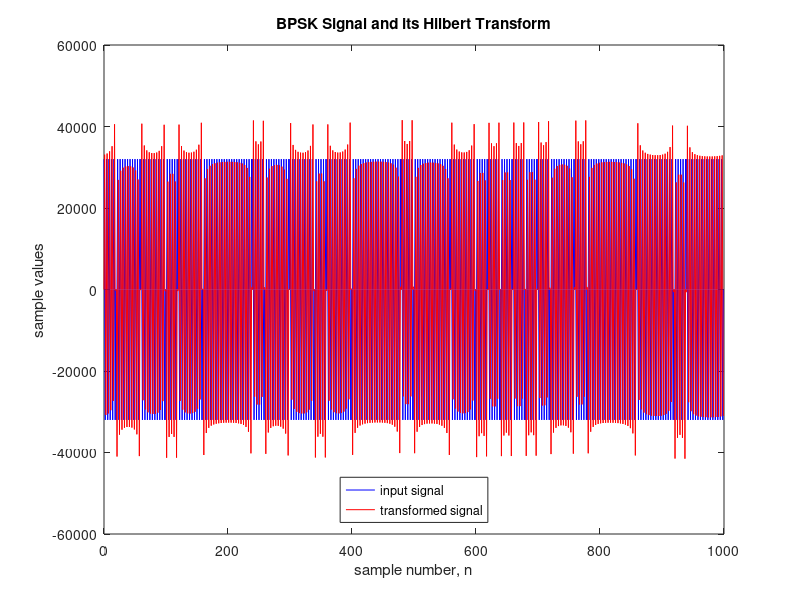
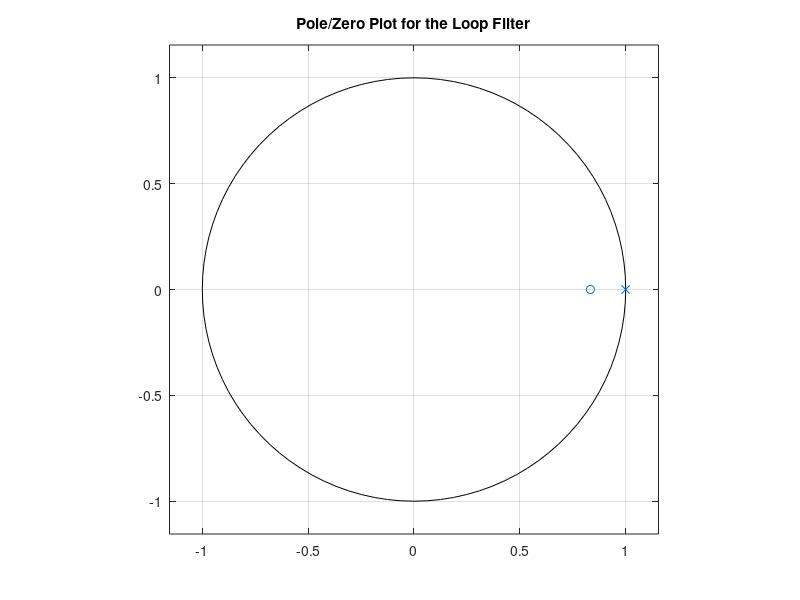
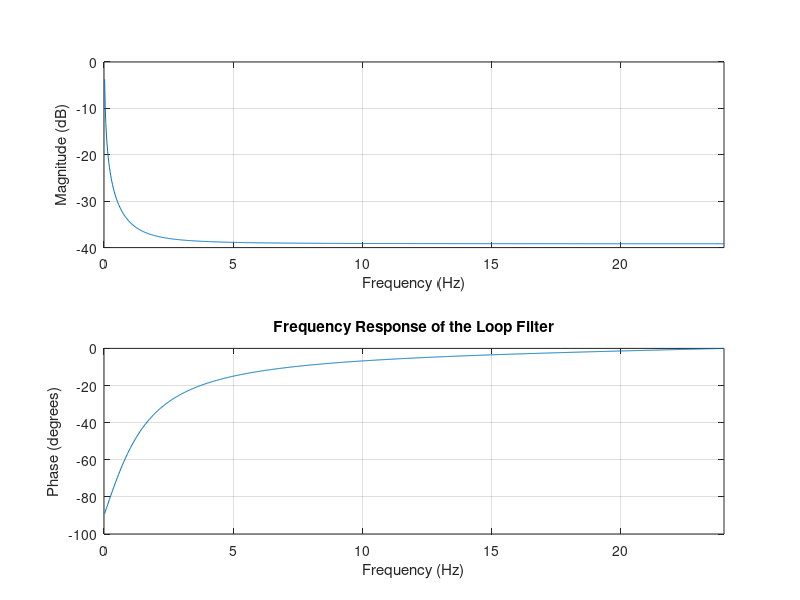
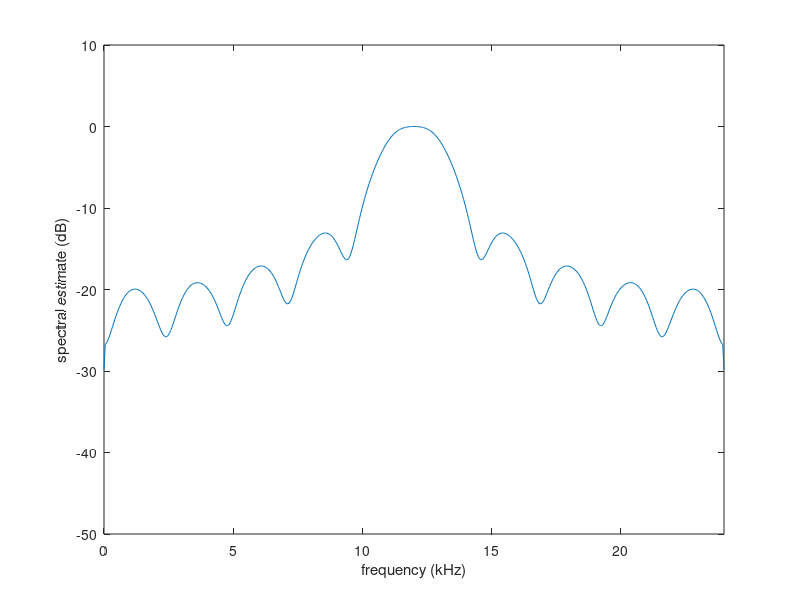

These figures' MATLAB source, in order:
%  Simulation of a BPSK modulator and its coherent recovery
%
%  Implementation of a second-order Costas loop based 
%  on Figure 6.3, page 77 of Steven A. Tretter's
%
%  "Communication System Design Using DSP Algorithms"
%  copyright 1995, Plenum Press
%
%  written by Dr. Thad B. Welch, PE {t.b.welch@ieee.org}
%  copyright 2002, 2003, 2016
%
%  28  March 2002 - revision 1.0 ... initial implementation
%  23 August 2003 - revision 1.1 ... more realistic
%  27 May 2016 - revision 1.2 ... pwelch command replace psd

%  input terms
Fmsg = 12000;   % carrier frequency of the BPSK transmitter (Hz)
VCOrestFrequencyError = 200*randn(1);   % VCO's error (Hz)
VCOphaseError = 2*pi*rand(1);           % VCO's error (radians)
Fs = 48000;                             % sample frequency (Hz)
N = 1000;                               % samples in the simulation
samplesPerBit = 20;                     % sample per data bit
dataRate = Fs/samplesPerBit;            % data rate (bits/second)
beta = 0.002;                           % loop filter parameter "beta"
alpha = 0.01;                           % loop filter parameter "alpha"
noiseVariance = 0.0001;                 % noise variance
Nfft = 1024;                            % number of samples in an FFT
amplitude = 32000;                      % ADC scale factor
scaleFactor = 1/32768/32768;            % feedback loop scale factor

%  input term initializations
phaseDetectorOutput = zeros(1, N+1);
vcoOutput = [exp(-j*VCOphaseError) zeros(1, N)];  % random phase for the VCO's initial conditions
m = zeros(1, N+1);
q = zeros(1, N+1);
loopFilterOutput = zeros(1, N+1);
phi = [VCOphaseError zeros(1, N)];
Zi = 0;

%  calculated terms
Fcarrier = Fmsg + VCOrestFrequencyError;    % VCO's rest frequency
T = 1/Fs;                                   % sample period
B = [(alpha + beta) -alpha];                % loop filter combined numerator
A = [1 -1];                                 % loop filter combined denominator
Nbits = N/samplesPerBit;                    % number of bits in the simulation
noise = sqrt(noiseVariance)*randn(1, N);    % creation of the AWGN vector

%  random data generation and expansion (to allow for BPSK modulation)
data = 2*(randn(1, Nbits) > 0) - 1;
expandedData = amplitude*reshape(ones(samplesPerBit, 1)*data, 1, N);

%  BPSK signal and its Hilbert transform (analytic signal) generation
BPSKsignal = cos(2*pi*(0:N-1)*Fmsg/Fs).*expandedData + noise;
analyticSignal = hilbert(BPSKsignal);

%  processing the data by thr PLL
for i = 1:N
    phaseDetectorOutput(i+1) = analyticSignal(i)*vcoOutput(i);
    m(i+1) = real(phaseDetectorOutput(i+1));
    q(i+1) = scaleFactor*real(phaseDetectorOutput(i+1))*imag(phaseDetectorOutput(i+1));
    [loopFilterOutput(i+1), Zf] = filter(B, A, q(i+1), Zi);
    Zi = Zf;
    phi(i+1) = mod(phi(i) + loopFilterOutput(i+1) + 2*pi*Fcarrier*T, 2*pi);
    vcoOutput(i+1) = exp(-j*phi(i+1));
end

%  another way of creating the Hilbert transform of a signal
%  transformedSignal = ifft(fft(signal).*[-j*ones(1,501) j*ones(1,499)]);

%  Plotting commands follow ...
%  output terms
figure(1)
plot(0:N-1, BPSKsignal, 'b')
hold on
plot(0:N-1, imag(analyticSignal), 'r')
title('BPSK Signal and its Hilbert Transform')
ylabel('sample values')
xlabel('sample number, n')
legend('input signal', 'transformed signal', 'Location', 'South')
hold off

figure(2)
zplane(B, A)
title('Pole/Zero Plot for the Loop Filter')

figure(3)
freqz(B, A, Nfft, Fs/1000)
title('Frequency Response of the Loop Filter')

figure(4)
%psd(BPSKsignal, [], Fs)
[P, w] = pwelch(BPSKsignal, [], [], Nfft, Fs);
plot(w/1000, 10*log10(P/max(P)))
ylabel('spectral estimate (dB)')
xlabel('frequency (kHz)')
axis([0 24 -50 10])

figure(5)
plot(0:N-1, BPSKsignal, 'b')
hold on
plot(0:N, amplitude*real(vcoOutput), 'r')
title('Modulated Signal and the VCO''s Output Signal')
ylabel('sample values')
xlabel('sample number, n')
legend('input signal', 'vco''s output')
% axis([0 N -1.4 1.4])
hold off

figure(6)
plot(0:N-1, expandedData, 'b')
hold on
plot(0:N, m, 'r')
title('Message and the Recovered Message')
ylabel('sample values')
xlabel('sample number, n')
legend('message', 'recovered message')
% axis([0 N -1.4 1.4])
hold off
